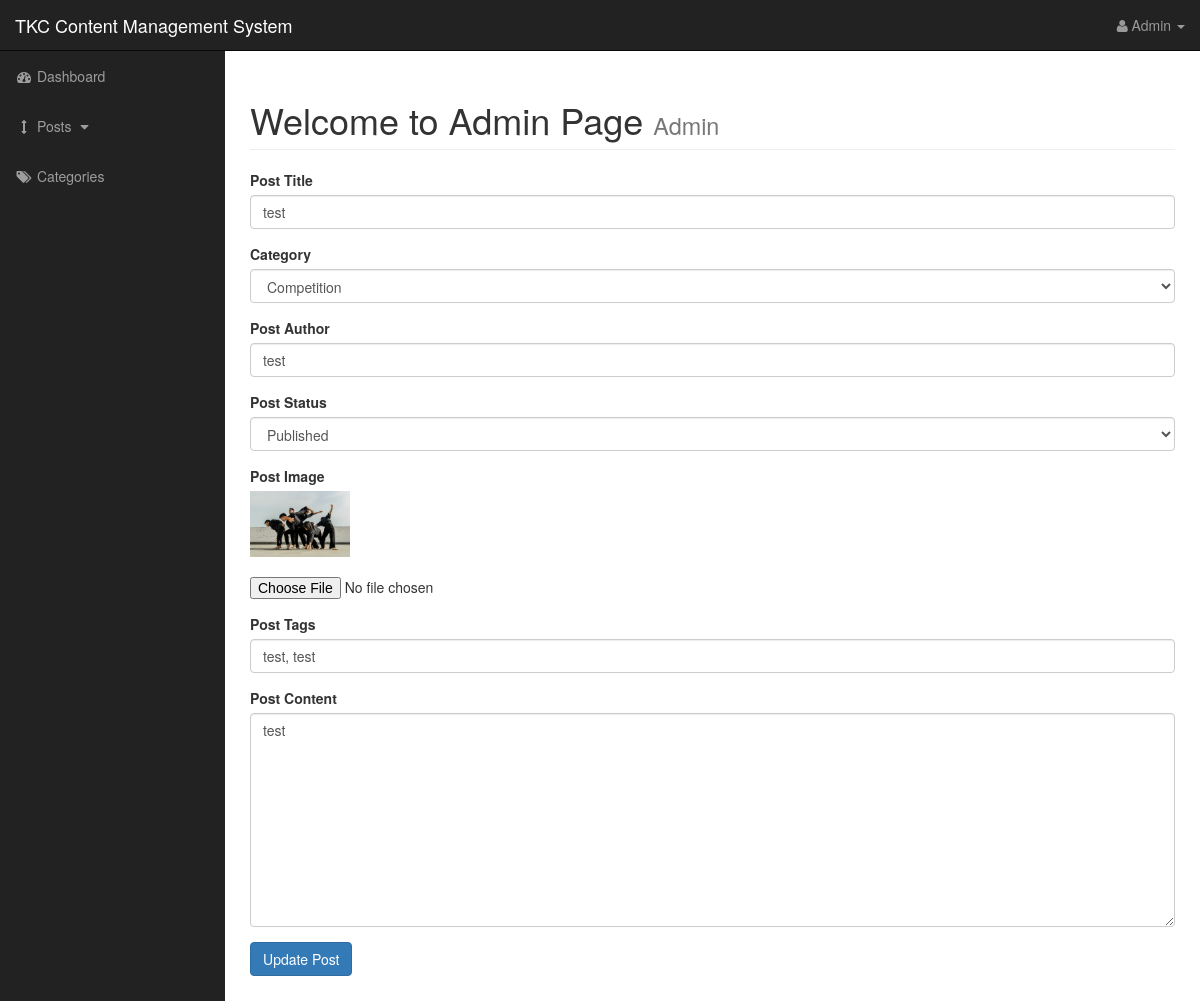
The page /htdocs/Project/admin/posts.php?source=edit_post&p_id=3 on the database its author committed.
### tables this page shows
CREATE TABLE `posts` (
  `post_id` int(3) NOT NULL,
  `post_category_id` int(3) NOT NULL,
  `post_title` varchar(255) NOT NULL,
  `post_author` varchar(255) NOT NULL,
  `post_date` date NOT NULL,
  `post_image` text NOT NULL,
  `post_content` text NOT NULL,
  `post_tags` varchar(255) NOT NULL,
  `post_status` varchar(255) NOT NULL DEFAULT 'draft'
);

### htdocs/Project/admin/includes/edit_post.php (the view, shortened to what this page needs)
<?php
if ($_GET['p_id']) {
    $p_id = $_GET['p_id'];
    $select_query = "SELECT * FROM posts WHERE post_id = '{$p_id}'";
    $select_post_by_id = mysqli_query($connection, $select_query);
    while ($row = mysqli_fetch_assoc($select_post_by_id)) {
        $post_category_id = $row['post_category_id'];
        $post_title = $row['post_title'];
        $post_author = $row['post_author'];
        $post_image = $row['post_image'];
        $post_content = $row['post_content'];
        $post_tags = $row['post_tags'];
        $post_status = $row['post_status'];
    }
}
?>
<form action="" method="post" enctype="multipart/form-data">
    <div class="form-group">
        <label for="title">Post Title</label>
        <input type="text" class="form-control" name="post_title" value="<?php echo $post_title ?>">
    </div>
    <div class="form-group">
        <label for="category">Category</label>
        <select class="form-control" name="post_category_id">
            <?php
            $query = "SELECT * FROM categories";
            $select_categories = mysqli_query($connection, $query);
            while ($row = mysqli_fetch_assoc($select_categories)) {
                $cat_id = $row['cat_id'];
                $cat_title = $row['cat_title'];
                if ($post_category_id == $cat_id) {
                    echo "<option value='$cat_id' selected>{$cat_title}</option>";
                } else {
                    echo "<option value='$cat_id'>{$cat_title}</option>";
                }
            }
            ?>
        </select>
    </div>
    <div class="form-group">
        <label for="title">Post Author</label>
        <input type="text" class="form-control" name="post_author" value="<?php echo $post_author ?>">
    </div>
    <div class="form-group">
        <label for="title">Post Status</label>
        <select class="form-control" name="post_status" id="">
            <?php
            if ($post_status == "published") {
                echo "<option value='published' selected>Published</option>";
            } else {
                echo "<option value='published'>Published</option>";
            }
            ?>
        </select>
    </div>
    <div class="form-group">
        <label for="post_image">Post Image</label>
        <br>
        <img width='100' src="../images/<?php echo $post_image ?>" alt="image not found">
        <br>
        <br>
        <input type="file" name="image">
    </div>
    <div class="form-group">
        <label for="post_tags">Post Tags</label>
        <input type="text" class="form-control" name="post_tags" value="<?php echo $post_tags ?>">
    </div>
    <div class="form-group">
        <label for="post_content">Post Content</label>
        <textarea class="form-control " name="post_content" id="" cols="30" rows="10"><?php echo $post_content ?></textarea>
    </div>
    <div class="form-group">
        <input class="btn btn-primary" type="submit" name="update_post" value="Update Post">
    </div>
</form>

### htdocs/Project/admin/css/sb-admin.css (style rules this page uses)
body { margin-top: 100px; background-color: #222; }
@media (min-width:768px) { body { margin-top: 50px; } }

### rows shown on the page
posts: post_title "test", post_author "test", post_status "Published", post_image (picture), post_tags "test, test", post_content "test"

### other values the page prints
form field post_category_id "Competition"
